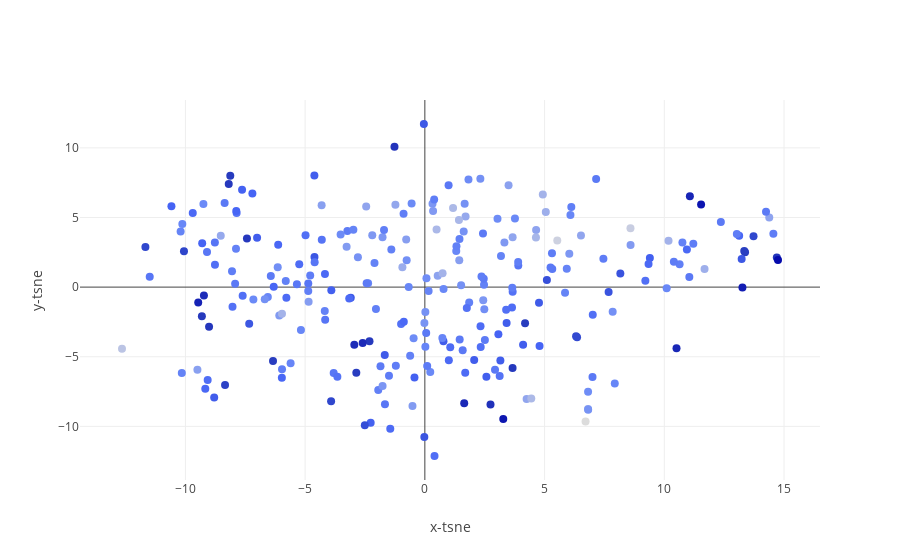

Here is the notebook cell this chart was saved with:
### Markdown cell above
## T-SNE PLOT
using T-sne method to plot similarities between the songs and their attributes in the dataset

### Code cell
import time

chosen = ["energy", "liveness", "tempo", "valence", "loudness",
          "speechiness", "acousticness", "danceability", "instrumentalness", "plays"]

X = modSpot[chosen].values
y = modSpot["loudness"].values

min_max_scaler = MinMaxScaler()
X = min_max_scaler.fit_transform(X)

time_start = time.time()
tsne = TSNE(n_components=2, verbose=1, perplexity=40, n_iter=300)
tsne_results = tsne.fit_transform(X)

print('t-SNE done! Time elapsed: {} seconds'.format(time.time()-time_start))

fig = {
    "data": [
        {
            "x": tsne_results[:, 0],
            "y": tsne_results[:, 1],
            "text": text2,
            "mode": "markers",
            "marker": {"size": "8", "color": y}
        }
    ],
    "layout": {
        "xaxis": {"title": "x-tsne"},
        "yaxis": {"title": "y-tsne"}
    }
}

py.iplot(fig, filename="test-graph2")

### Figure 1 — Plotly figure (JSON) as saved in the notebook; plotly's stock layout.template omitted (floating-point values rounded to 4 significant figures; data arrays with more than 128 entries replaced by an {"elided": "..."} marker saying what was removed)
{"data": [{"marker": {"color": {"elided": "255 float values"}, "size": "8"}, "mode": "markers", "text": {"elided": "255 str values"}, "x": {"elided": "255 float values"}, "y": {"elided": "255 float values"}}], "layout": {"xaxis": {"title": "x-tsne"}, "yaxis": {"title": "y-tsne"}}}
